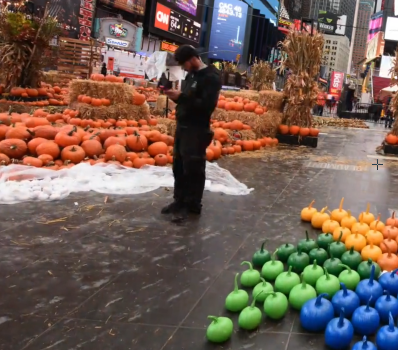
#> input picture images/t1_1.png, 398 x 350 px
$ python t1.py
#> lines starting #> are read from the running program, lines starting #| are printed output that depends on the picture
#Only add your code inside the function (including newly improted packages)
# You can design a new function and call the new function in the given functions.
# Not following the project guidelines will result in a 10% reduction in grades

import cv2
import numpy as np
import matplotlib.pyplot as plt


def stitch_background(img1, img2, savepath=''):
    "The output image should be saved in the savepath."
    "Do NOT modify the code provided."
#Nearest Neighbor algorithm function
#======================================
    def matchmaking(kp1,kp2,des1,des2):
        good=[]
        for i in range(len(kp1)):
            dif = des2 - des1[i,:]
            dift = np.transpose(dif)
            eucld = np.sum(dif * dift.T, axis=1)
            sorteucld = np.sort(eucld)
            ind1 = np.asarray(np.where(eucld == sorteucld[0]))
            if(sorteucld[0]<0.5*sorteucld[1]):
                m = [i, np.asscalar(ind1)]
                good.append(m)
        ptsA=[]
        ptsB=[]
        for i in range(len(good)):
            imkp1=good[i][0]
            imkp2=good[i][1]
    #matches.append([kp1[imkp1],kp2[imkp2]])
            ptsA.append(kp1[imkp1].pt)
            ptsB.append(kp2[imkp2].pt)

        ptA = np.float32(ptsA).reshape(-1,1,2)
        ptB = np.float32(ptsB).reshape(-1,1,2)
        return ptA,ptB
#============================================

    img_1 = cv2.cvtColor(img1,cv2.COLOR_BGR2GRAY)
    #plt.imshow(img1)
    #plt.show()
    img_2 = cv2.cvtColor(img2,cv2.COLOR_BGR2GRAY)
    #plt.imshow(img2)
    #plt.show()
    sift = cv2.xfeatures2d.SIFT_create()
    kp1, des1 = sift.detectAndCompute(img_1,None)
    kp2, des2 = sift.detectAndCompute(img_2,None)
    ptA,ptB = matchmaking(kp1,kp2,des1,des2)

    #HOMOGRAPHY MATRIX
    H, masked = cv2.findHomography(ptB, ptA, cv2.RANSAC, 5.0)

    #IMAGE STITCHING
    rows1, cols1 = img1.shape[:2]
    rows2, cols2 = img2.shape[:2]
    p1 = np.float32([[0,0],[0,rows1],[cols1,rows1],[cols1,0]]).reshape(-1,1,2)
    temp = np.float32([[0,0],[0,rows2],[cols2,rows2],[cols2,0]]).reshape(-1,1,2)
    p2 = cv2.perspectiveTransform(temp,H)
    p = np.concatenate((p1,p2), axis=0)
    [x_min, y_min] = np.int32(p.min(axis=0).ravel() - 0.5)
    [x_max, y_max] = np.int32(p.max(axis=0).ravel() + 0.5)
    Td = [-x_min,-y_min]
    H_translation = np.array([[1, 0, Td[0]], [0, 1, Td[1]], [0, 0, 1]])
    result = cv2.warpPerspective(img2, H_translation.dot(H), (x_max-x_min, y_max-y_min))

    #FOREGROUND REMOVAL
    imcrop=result[Td[1]:rows1+Td[1], Td[0]:cols1+Td[0]]
    imgnew=img1
    for i in range(img1.shape[0]):
        for j in range(img1.shape[1]):
            for k in range(img1.shape[2]):
             if (imcrop[i,j,k])>(img1[i,j,k]):
                imgnew[i,j,k]=imcrop[i,j,k]

    #FINAL STITCHED IMAGE
    result[Td[1]:rows1+Td[1], Td[0]:cols1+Td[0]] = imgnew
    plt.imshow(result)
# =============================================================================
#
#     dst = cv2.warpPerspective(img1,H1,((img1.shape[1] + img2.shape[1]), img2.shape[0]))#warped image
#     dst[0:img2.shape[0], 0:img2.shape[1]] = img2 #stitched image
#     cv2.imwrite('output1.jpg',dst)
#     result=dst
#     plt.imshow(dst)
#     plt.show()s
# =============================================================================
    cv2.imwrite(savepath,result)
    return


if __name__ == "__main__":
    img1 = cv2.imread('./images/t1_1.png')
#> img1 is the input picture: shape (350, 398, 3); mean B, G, R 83.2, 93.9, 113.9
    img2 = cv2.imread('./images/t1_2.png')
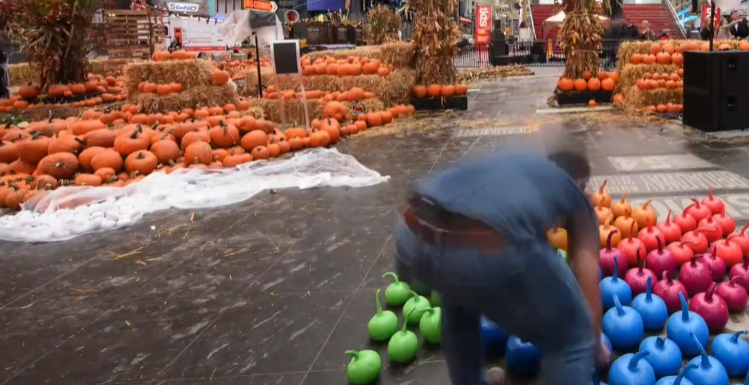
#> input picture images/t1_2.png, 749 x 385 px
#> img2 is the input picture: shape (385, 749, 3); mean B, G, R 85, 91.1, 117.7
    savepath = 'task1.png'
    stitch_background(img1, img2, savepath=savepath)
#> in stitch_background, `img_1 = cv2.cvtColor(img1,cv2.COLOR_BGR2GRAY)`:
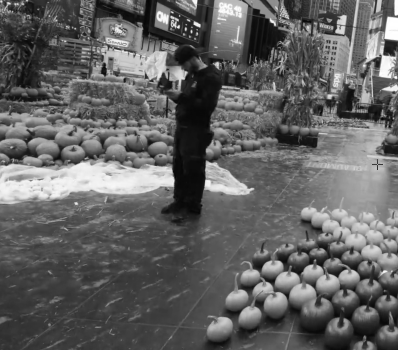
#> img_1: shape (350, 398); min 4, max 255, mean 98.6
#> in stitch_background, `img_2 = cv2.cvtColor(img2,cv2.COLOR_BGR2GRAY)`:
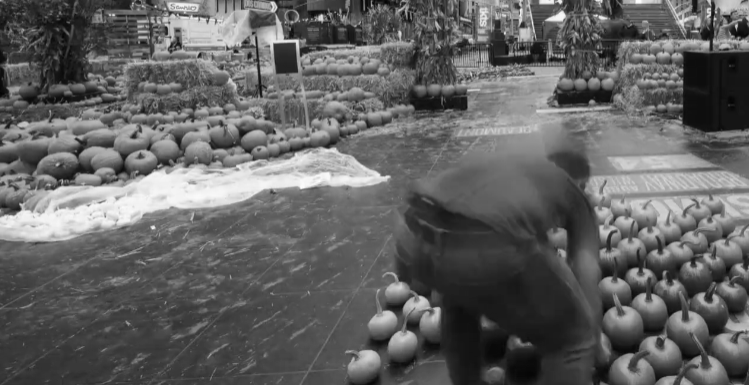
#> img_2: shape (385, 749); min 3, max 254, mean 98.3
#> in stitch_background, `kp1, des1 = sift.detectAndCompute(img_1,None)`: kp1 = 1790 keypoints; strongest (x, y, size): (178, 27, 1.9), (162, 17, 10.5), (179, 74, 9.3), (377, 62, 5.8)
#> in stitch_background, `kp2, des2 = sift.detectAndCompute(img_2,None)`: kp2 = 3069 keypoints; strongest (x, y, size): (321, 18, 4.7), (560, 17, 7.5), (736, 26, 2.2), (715, 19, 1.8)
#> the loop in matchmaking, `for i in range(len(kp1)):` made 1790 passes
#> (ind1, m) on passes 7, 21, 22, 27, 28, 29, 37, 45, 47, 50, 54, 55: ([229], [6, 229]), ([193], [20, 193]), ([230], [21, 230]), ([284], [26, 284]), ([199], [27, 199]), ([236], [28, 236]), ([250], [36, 250]), ([248], [44, 248]), ([265], [46, 265]), ([260], [49, 260]), ([251], [53, 251]), ([234], [54, 234])
#> m on passes 61, 62, 63, 66, 70, 71: [60, 295], [61, 246], [62, 280], [65, 247], [69, 300], [70, 311]
#> pass 1, in matchmaking, `dift = np.transpose(dif)`:
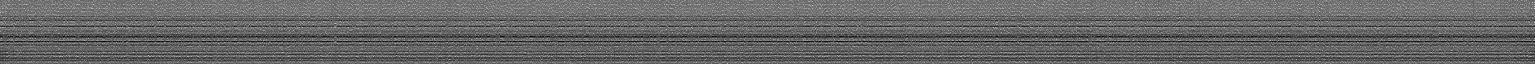
#> dift: shape (128, 3069) float32 (shown at 1/2 size); min -141, max 210, mean 0.2; drawn with min black and max white
#> after the loop in matchmaking, `for i in range(len(kp1)):`:
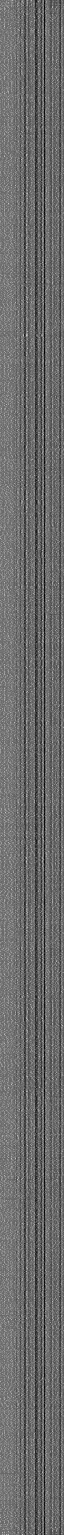
#> dif: shape (3069, 128) float32 (shown at 1/2 size); min -139, max 202, mean 3.9; drawn with min black and max white
#> after the loop in matchmaking, `for i in range(len(kp1)):`: good = 467 pairs, first value 6 to 1744, second value 193 to 3025
#> the loop in matchmaking, `for i in range(len(good)):` made 467 passes
#> (imkp1, imkp2) on passes 1 to 3: (6, 229), (20, 193), (21, 230)
#> after the loop in matchmaking, `for i in range(len(good)):`: ptsA = 467 pairs, first value 4.14 to 385.7, second value 40.71 to 336.6; ptsB = 467 pairs, first value 43.57 to 734.3, second value 6.19 to 371.2
#> in matchmaking, `ptA = np.float32(ptsA).reshape(-1,1,2)`: ptA = 467 rows, first 8: [4.14, 175.8], [5.76, 109.3], [6.02, 164], [7.08, 236.5], [7.36, 97.85], [7.49, 158.4], [8.51, 181.5], [10.37, 162.2]
#> in matchmaking, `ptB = np.float32(ptsB).reshape(-1,1,2)`: ptB = 467 rows, first 8: [52.26, 203.9], [43.57, 116.1], [52.74, 187.8], [65.91, 283.4], [45.05, 100.8], [54.07, 180.2], [59.31, 210.7], [59.09, 184.5]
#> in stitch_background, `H, masked = cv2.findHomography(ptB, ptA, cv2.RANSAC, 5.0)`: H = [[0.741, -0.084, -17.49], [0.104, 0.753, 18.23], [1.26e-05, 3.35e-05, 1]]; masked = 467 values, max 1 at index 0, min 0 at index 272, mean 0.985
#> in stitch_background, `p2 = cv2.perspectiveTransform(temp,H)`: p2 = [[-17.49, 18.23], [-49.2, 304.1], [494.2, 377.3], [532.6, 94.96]]
#> in stitch_background, `p = np.concatenate((p1,p2), axis=0)`: p = [[0, 0], [0, 350], [398, 350], [398, 0], [-17.49, 18.23], [-49.2, 304.1], [494.2, 377.3], [532.6, 94.96]]
#> in stitch_background, `[x_min, y_min] = np.int32(p.min(axis=0).ravel() - 0.5)`: x_min = -49; y_min = 0
#> in stitch_background, `[x_max, y_max] = np.int32(p.max(axis=0).ravel() + 0.5)`: x_max = 533; y_max = 377
#> in stitch_background, `Td = [-x_min,-y_min]`: Td = [49, 0]
#> in stitch_background, `H_translation = np.array([[1, 0, Td[0]], [0, 1, Td[1]], [0, 0, 1]])`: H_translation = [[1, 0, 49], [0, 1, 0], [0, 0, 1]]
#> after the loop in stitch_background, `for i in range(img1.shape[0]):`:
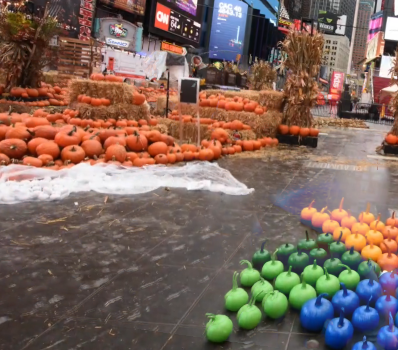
#> imgnew: shape (350, 398, 3); mean B, G, R 92.3, 102.5, 124.6
#> in stitch_background, `result[Td[1]:rows1+Td[1], Td[0]:cols1+Td[0]] = imgnew`:
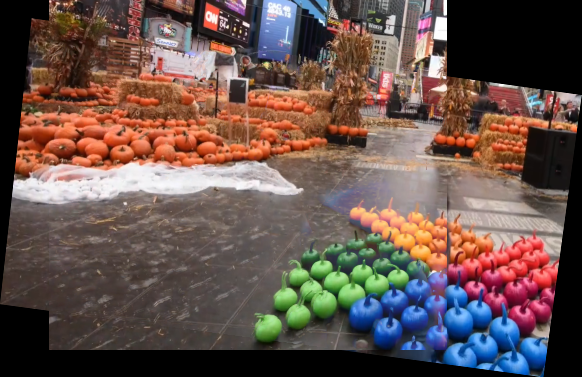
#> result: shape (377, 582, 3); mean B, G, R 76.9, 82.9, 103.5
    #print(final)
    #plt.imshow(final)
